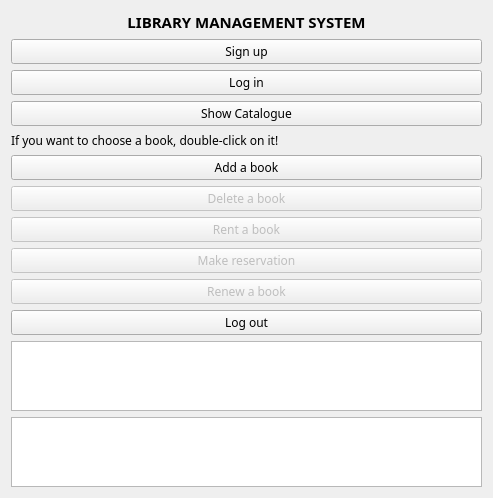
<?xml version="1.0" encoding="UTF-8"?>
<ui version="4.0">
 <class>MainWindow</class>
 <widget class="QMainWindow" name="MainWindow">
  <property name="geometry">
   <rect>
    <x>0</x>
    <y>0</y>
    <width>493</width>
    <height>449</height>
   </rect>
  </property>
  <property name="sizePolicy">
   <sizepolicy hsizetype="Preferred" vsizetype="Preferred">
    <horstretch>0</horstretch>
    <verstretch>0</verstretch>
   </sizepolicy>
  </property>
  <property name="windowTitle">
   <string>MainWindow</string>
  </property>
  <property name="windowIcon">
   <iconset>
    <normaloff>book.svg</normaloff>book.svg</iconset>
  </property>
  <widget class="QWidget" name="centralWidget">
   <layout class="QVBoxLayout" name="verticalLayout">
    <item>
     <widget class="QLabel" name="label_2">
      <property name="font">
       <font>
        <family>Rockwell Extra Bold</family>
        <pointsize>11</pointsize>
        <weight>75</weight>
        <bold>true</bold>
       </font>
      </property>
      <property name="text">
       <string>LIBRARY MANAGEMENT SYSTEM</string>
      </property>
      <property name="scaledContents">
       <bool>false</bool>
      </property>
      <property name="alignment">
       <set>Qt::AlignCenter</set>
      </property>
     </widget>
    </item>
    <item>
     <widget class="QPushButton" name="pushButton">
      <property name="font">
       <font>
        <family>Rockwell</family>
        <pointsize>9</pointsize>
       </font>
      </property>
      <property name="text">
       <string>Sign up</string>
      </property>
     </widget>
    </item>
    <item>
     <widget class="QPushButton" name="pushButton_2">
      <property name="font">
       <font>
        <family>Rockwell</family>
        <pointsize>9</pointsize>
       </font>
      </property>
      <property name="text">
       <string>Log in</string>
      </property>
     </widget>
    </item>
    <item>
     <widget class="QPushButton" name="pushButton_3">
      <property name="font">
       <font>
        <family>Rockwell</family>
        <pointsize>9</pointsize>
       </font>
      </property>
      <property name="text">
       <string>Show Catalogue</string>
      </property>
     </widget>
    </item>
    <item>
     <widget class="QLabel" name="label">
      <property name="font">
       <font>
        <family>Rockwell</family>
        <pointsize>9</pointsize>
       </font>
      </property>
      <property name="text">
       <string>If you want to choose a book, double-click on it!</string>
      </property>
     </widget>
    </item>
    <item>
     <widget class="QPushButton" name="pushButton_4">
      <property name="font">
       <font>
        <family>Rockwell</family>
        <pointsize>9</pointsize>
       </font>
      </property>
      <property name="text">
       <string>Add a book</string>
      </property>
     </widget>
    </item>
    <item>
     <widget class="QPushButton" name="pushButton_5">
      <property name="enabled">
       <bool>false</bool>
      </property>
      <property name="font">
       <font>
        <family>Rockwell</family>
        <pointsize>9</pointsize>
       </font>
      </property>
      <property name="text">
       <string>Delete a book</string>
      </property>
     </widget>
    </item>
    <item>
     <widget class="QPushButton" name="pushButton_6">
      <property name="enabled">
       <bool>false</bool>
      </property>
      <property name="font">
       <font>
        <family>Rockwell</family>
        <pointsize>9</pointsize>
       </font>
      </property>
      <property name="text">
       <string>Rent a book</string>
      </property>
     </widget>
    </item>
    <item>
     <widget class="QPushButton" name="pushButton_7">
      <property name="enabled">
       <bool>false</bool>
      </property>
      <property name="font">
       <font>
        <family>Rockwell</family>
        <pointsize>9</pointsize>
       </font>
      </property>
      <property name="text">
       <string>Make reservation</string>
      </property>
     </widget>
    </item>
    <item>
     <widget class="QPushButton" name="pushButton_8">
      <property name="enabled">
       <bool>false</bool>
      </property>
      <property name="font">
       <font>
        <family>Rockwell</family>
        <pointsize>9</pointsize>
       </font>
      </property>
      <property name="text">
       <string>Renew a book</string>
      </property>
     </widget>
    </item>
    <item>
     <widget class="QPushButton" name="pushButton_9">
      <property name="font">
       <font>
        <family>Rockwell</family>
        <pointsize>9</pointsize>
       </font>
      </property>
      <property name="text">
       <string>Log out</string>
      </property>
     </widget>
    </item>
    <item>
     <widget class="QTextBrowser" name="textBrowser"/>
    </item>
    <item>
     <widget class="QTableView" name="tableView">
      <property name="selectionBehavior">
       <enum>QAbstractItemView::SelectRows</enum>
      </property>
      <property name="verticalScrollMode">
       <enum>QAbstractItemView::ScrollPerItem</enum>
      </property>
      <attribute name="verticalHeaderVisible">
       <bool>false</bool>
      </attribute>
     </widget>
    </item>
   </layout>
  </widget>
 </widget>
 <layoutdefault spacing="6" margin="11"/>
 <resources/>
 <connections>
  <connection>
   <sender>pushButton_5</sender>
   <signal>released()</signal>
   <receiver>tableView</receiver>
   <slot>show()</slot>
   <hints>
    <hint type="sourcelabel">
     <x>266</x>
     <y>122</y>
    </hint>
    <hint type="destinationlabel">
     <x>249</x>
     <y>334</y>
    </hint>
   </hints>
  </connection>
 </connections>
</ui>
